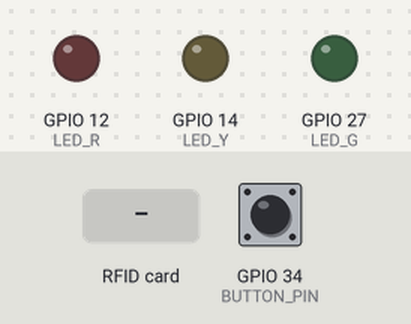
Bench run of a sketch on a simulated ESP32. Shown: output pins drawn as LEDs (lit = HIGH). The test bench sets the inputs (shaded band); at power-on: GPIO 34 (BUTTON_PIN) HIGH. What the sketch prints to the serial monitor is not drawn.

Above: at 1.2 s.
1.3 s: RFID card 03 8F D0 A6 held to the reader
At 1.9 s:
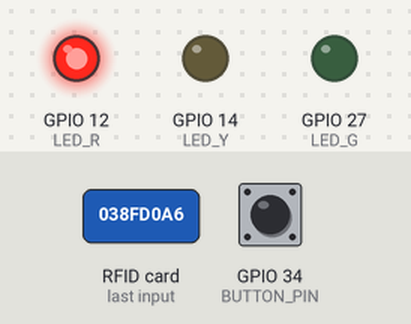
4.3 s: GPIO 34 (BUTTON_PIN) pulled LOW for 0.15 s
At 4.38 s:
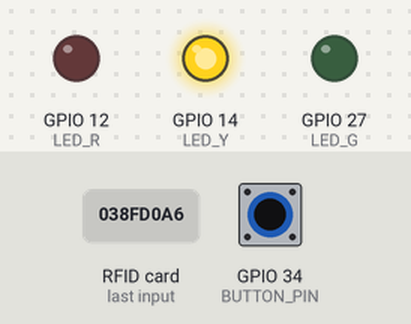
5.9 s: GPIO 34 (BUTTON_PIN) pulled LOW for 3.2 s
At 10.3 s:
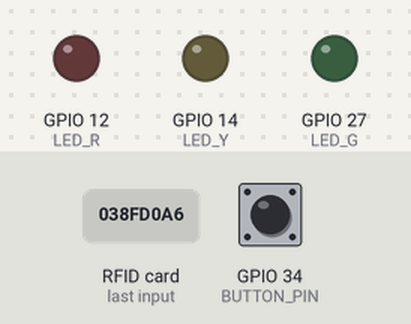
10.6 s: RFID card 5E 7A 19 C4 held to the reader
At 11.9 s:
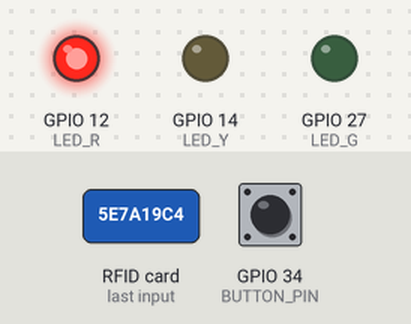
Timing chart, 0 to 14.6 s (numbered marks = the images above; inputs shaded):
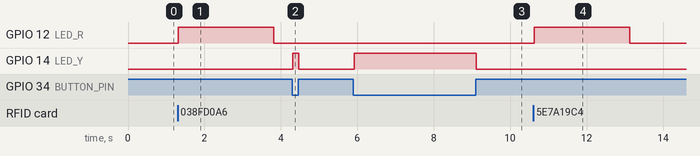

The sketch:

DumpInfo.ino
```cpp
// (licence header left out)
#include <SPI.h>
#include <MFRC522.h>

#define SS_PIN  5  /*Slave Select Pin*/
#define RST_PIN 22  /*Reset Pin for RC522*/
#define LED_G   27   /*Pin 8 for LED*/
#define LED_R   12
#define LED_Y   14
#define BUTTON_PIN 34

MFRC522 mfrc522(SS_PIN, RST_PIN);   /*Create MFRC522 initialized*/

void setup()
{
  Serial.begin(115200);   /*Serial Communication begin*/
  SPI.begin();          /*SPI communication initialized*/
  mfrc522.PCD_Init();   /*RFID sensor initialized*/
  pinMode(LED_G, OUTPUT);  /*LED Pin set as output*/
  pinMode(LED_R, OUTPUT);  /*LED Pin set as output*/
  pinMode(LED_Y, OUTPUT);  /*LED Pin set as output*/
  pinMode(BUTTON_PIN, INPUT);
  Serial.println("Put your card to the reader...");
  Serial.println();

}
void loop()
{
  if (digitalRead(BUTTON_PIN)==LOW) {
    digitalWrite(LED_Y, HIGH);
  } else  {
    digitalWrite(LED_Y,LOW);
  }
  /*Look for the RFID Card*/
  if ( ! mfrc522.PICC_IsNewCardPresent())
  {
    return;
  }
  /*Select Card*/
  if ( ! mfrc522.PICC_ReadCardSerial())
  {
    return;
  }
  /*Show UID for Card/Tag on serial monitor*/
  Serial.print("UID tag :");
  String content= "";
  byte letter;
  content.concat("0x");
  for (byte i = 0; i < mfrc522.uid.size; i++)
  {
     //Serial.print(mfrc522.uid.uidByte[i] < 0x10 ? " 0" : " ");
     //Serial.print(mfrc522.uid.uidByte[i]);
     content.concat(String(mfrc522.uid.uidByte[i] < 0x10 ? "0" : ""));
     content.concat(String(mfrc522.uid.uidByte[i], HEX));
     int test = content.toInt();

  }
  Serial.print(content);
  Serial.println();

  String asciified = "";
  for (int i = 0; i < content.length(); i += 2) {
    char val = content[i] > 0x39 ? (content[i] - 'A') * 16 : (content[i] - '0') * 16;
    val += content[i+1] > 0x39 ? (content[i+1] - 'A') : (content[i+1] - '0');
    Serial.print(val);
    asciified += val;
  }

  Serial.println("Asciified: ");
  Serial.println(asciified);

  /*
  int array[10];
  String temp = "0x";
  int ctr = 0;
  for (int x = 2; x < content.length(); x++){
    if(x % 2 == 0){
      array[ctr] = temp.toInt();
      temp = "0x";
      ctr += 1 ;
    }
    temp.concat(content[x]);
  }

  Serial.println("Array contents: ");
  for (int z = 0; z < 4; z++){
    Serial.print(array[z]);
  }
  */

  Serial.print("Message : ");
  content.toUpperCase();
  if (content.substring(1) == "03 8F D0 A6") /*UID for the Card/Tag we want to give access Replace with your card UID*/
  {
    Serial.println("Authorized access");  /*Print message if UID match with the database*/
    Serial.println();
    delay(500);
    digitalWrite(LED_G, HIGH);  /*Led Turn ON*/
    delay(2500);
    digitalWrite(LED_G, LOW);
  }
 else   {

    Serial.println(" Access denied"); /*If UID do not match print message*/
    digitalWrite(LED_R, HIGH);  /*Led Turn ON*/
    delay(2500);
    digitalWrite(LED_R, LOW);
  }
}
```

Measured:
- after the input at 1.3 s, GPIO 12 (LED_R): LOW → HIGH at once, → LOW 2.5 s later
- after the input at 4.3 s, GPIO 14 (LED_Y): LOW → HIGH at once, → LOW 0.15 s later
- after the input at 5.9 s, GPIO 14 (LED_Y): LOW → HIGH at once, → LOW 3.2 s later
- after the input at 10.6 s, GPIO 12 (LED_R): LOW → HIGH at once, → LOW 2.5 s later
